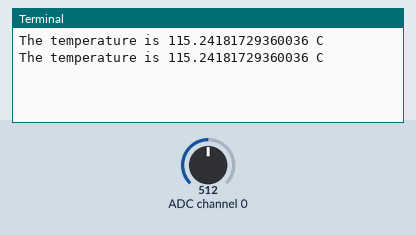
This program was run on a simulated Raspberry Pi (BCM pin numbers). Shown: the last lines printed to the terminal. Inputs (shaded band) come from the test bench; at power-on: ADC channel 0 = 512 (analog values on the 0–1023 scale).

Above: at 1.2 s.
1.3 s: ADC channel 0 set to 716
At 2.6 s:
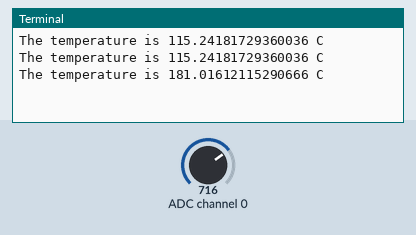
2.8 s: ADC channel 0 set to 900
At 3.8 s:
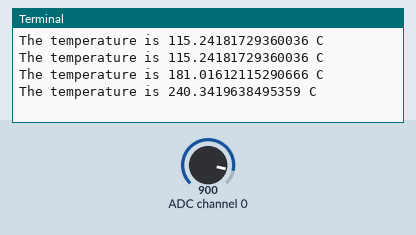
Timing chart, 0 to 5.8 s (numbered marks = the images above; inputs shaded):
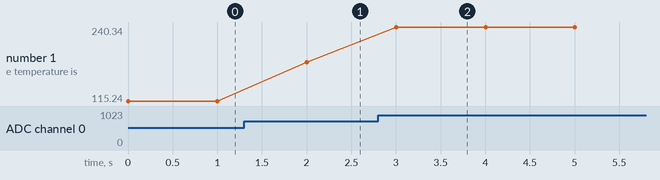

The program:

adc_temperature.py
```python
"""
 Author :Dharmendra Kumar Yadav
 this code is used for take data from MCP3008
"""
from gpiozero import MCP3008
from time import sleep

def convert_temp(gen):
    for value in gen:
        yield (value * 3.3 - 0.5) * 100

adc = MCP3008(channel=0)

for temp in convert_temp(adc.values):
    print('The temperature is', temp, 'C')
    sleep(1)
```

Measured:
- after the input at 1.3 s, the terminal: prints a new line after 0.70 s (image 1)
- after the input at 2.8 s, the terminal: prints a new line after 0.20 s (image 2)
- plotted number 1: 115.24 → 181.02 after the input at 1.3 s, 181.02 → 240.34 after the input at 2.8 s
